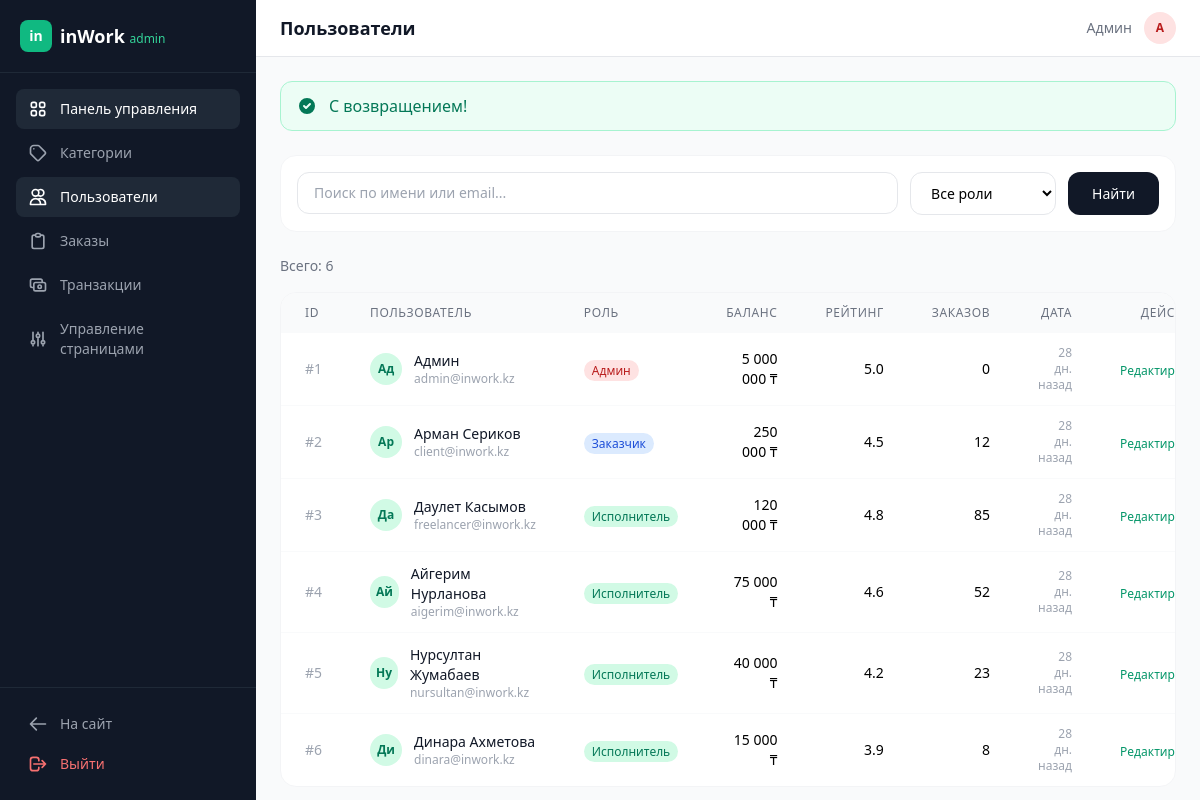
Screenshot of /in-work/public/admin/users (signed in) with the database file from the repository.
### tables this page shows
CREATE TABLE users (
    id INT UNSIGNED AUTO_INCREMENT PRIMARY KEY,
    name VARCHAR(100) NOT NULL,
    email VARCHAR(191) NOT NULL UNIQUE,
    password VARCHAR(255) NOT NULL,
    role ENUM('client', 'freelancer', 'admin') NOT NULL DEFAULT 'freelancer',
    avatar VARCHAR(255) DEFAULT NULL,
    bio TEXT DEFAULT NULL,
    balance DECIMAL(12,2) NOT NULL DEFAULT 0.00,
    rating DECIMAL(3,2) NOT NULL DEFAULT 0.00,
    completed_orders INT UNSIGNED NOT NULL DEFAULT 0,
    created_at TIMESTAMP NOT NULL DEFAULT CURRENT_TIMESTAMP,
    updated_at TIMESTAMP NOT NULL DEFAULT CURRENT_TIMESTAMP ON UPDATE CURRENT_TIMESTAMP,
    INDEX idx_users_role (role),
    INDEX idx_users_rating (rating),
    INDEX idx_users_completed (completed_orders)
);

### views/admin/users.php (the view, shortened to what the rows shown need)
<?php $roleLabels = ['client' => 'Заказчик', 'freelancer' => 'Исполнитель', 'admin' => 'Админ']; ?>
<div class="bg-white rounded-2xl border border-gray-100 p-4 mb-6">
    <form method="GET" action="<?= url('admin/users') ?>" class="flex flex-col sm:flex-row gap-3">
        <div class="flex-1">
            <input type="text" name="search" value="<?= e($search) ?>" placeholder="Поиск по имени или email..."
                   class="w-full px-4 py-2.5 border border-gray-200 rounded-xl text-sm focus:ring-2 focus:ring-brand-500 focus:border-brand-500 outline-none transition">
        </div>
        <select name="role" class="px-4 py-2.5 border border-gray-200 rounded-xl text-sm outline-none bg-white">
            <option value="">Все роли</option>
        </select>
        <button type="submit" class="px-6 py-2.5 bg-gray-900 text-white text-sm font-medium rounded-xl hover:bg-gray-800 transition">Найти</button>
    </form>
</div>
<div class="text-sm text-gray-500 mb-4">Всего: <?= $pagination['total'] ?></div>
<div class="bg-white rounded-2xl border border-gray-100 overflow-hidden">
    <div class="overflow-x-auto">
        <table class="w-full">
            <thead>
                <tr class="text-left text-xs text-gray-500 uppercase tracking-wider bg-gray-50">
                    <th class="px-6 py-3 font-medium">ID</th>
                    <th class="px-6 py-3 font-medium">Пользователь</th>
                    <th class="px-6 py-3 font-medium">Роль</th>
                    <th class="px-6 py-3 font-medium text-right">Баланс</th>
                    <th class="px-6 py-3 font-medium text-right">Рейтинг</th>
                    <th class="px-6 py-3 font-medium text-right">Заказов</th>
                    <th class="px-6 py-3 font-medium text-right">Дата</th>
                    <th class="px-6 py-3 font-medium text-right">Действия</th>
                </tr>
            </thead>
            <tbody class="divide-y divide-gray-50">
                <?php foreach ($users as $u): ?>
                    <tr class="hover:bg-gray-50/50 transition">
                        <td class="px-6 py-3 text-sm text-gray-400">#<?= $u['id'] ?></td>
                        <td class="px-6 py-3">
                            <div class="flex items-center gap-3">
                                <div class="w-8 h-8 bg-brand-100 text-brand-700 rounded-full flex items-center justify-center text-xs font-bold"><?= strtoupper(mb_substr($u['name'], 0, 2)) ?></div>
                                <div>
                                    <div class="text-sm font-medium text-gray-900"><?= e($u['name']) ?></div>
                                    <div class="text-xs text-gray-400"><?= e($u['email']) ?></div>
                                </div>
                            </div>
                        </td>
                        <td class="px-6 py-3">
                            <span class="text-xs px-2 py-0.5 rounded-full <?php
                                echo match($u['role']) { 'admin' => 'bg-red-100 text-red-700', 'client' => 'bg-blue-100 text-blue-700', default => 'bg-emerald-100 text-emerald-700' };
                            ?>"><?= $roleLabels[$u['role']] ?? $u['role'] ?></span>
                        </td>
                        <td class="px-6 py-3 text-sm text-right font-medium"><?= format_money((float)$u['balance']) ?></td>
                        <td class="px-6 py-3 text-sm text-right"><?= number_format((float)$u['rating'], 1) ?></td>
                        <td class="px-6 py-3 text-sm text-right"><?= $u['completed_orders'] ?></td>
                        <td class="px-6 py-3 text-xs text-right text-gray-400"><?= time_ago($u['created_at']) ?></td>
                        <td class="px-6 py-3 text-right">
                            <a href="<?= url("admin/users/{$u['id']}") ?>" class="text-xs text-brand-600 hover:text-brand-700 font-medium">Редактировать</a>
                        </td>
                    </tr>
                <?php endforeach; ?>
            </tbody>
        </table>
    </div>
</div>

### core/Router.php (shortened to what the rows shown need)
<?php
class Router
{
    private array $routes = [];
    private array $middlewares = [];
    public function group(array $middleware, callable $callback): void
    {
        $previousMiddlewares = $this->middlewares;
        $this->middlewares = array_merge($this->middlewares, $middleware);
        $this->middlewares = $previousMiddlewares;
    }
    private function addRoute(string $method, string $path, array $action, array $middleware = []): self
    {
        $pattern = $this->convertToRegex($path);
        $this->routes[] = [
            'method'     => $method,
            'path'       => $path,
            'pattern'    => $pattern,
            'controller' => $action[0],
            'action'     => $action[1],
            'middleware'  => array_merge($this->middlewares, $middleware),
        ];
        return $this;
    }
    private function convertToRegex(string $path): string
    {
        $pattern = preg_replace('/\{([a-zA-Z_]+)\}/', '(?P<$1>[^/]+)', $path);
        return '#^' . $pattern . '$#';
    }
    public function resolve(string $method, string $uri): void
    {
        $uri = parse_url($uri, PHP_URL_PATH);
        $uri = rtrim($uri, '/') ?: '/';
        foreach ($this->routes as $route) {
            if ($route['method'] !== $method) {
                continue;
            }
            if (preg_match($route['pattern'], $uri, $matches)) {
                $params = array_filter($matches, 'is_string', ARRAY_FILTER_USE_KEY);
                $controller = new $route['controller']();
                $actionMethod = $route['action'];
                call_user_func_array([$controller, $actionMethod], array_values($params));
                return;
            }
        }
    }
}

### views/admin/layout.php (shortened to what the rows shown need)
<!DOCTYPE html>
<html lang="ru" class="h-full">
<head>
    <script src="https://cdn.tailwindcss.com"></script>
    <link rel="stylesheet" href="<?= asset('css/app.css') ?>">
</head>
<body class="h-full bg-gray-50">
<div class="flex h-full">
    <aside class="hidden lg:flex lg:flex-col w-64 bg-gray-900 text-white flex-shrink-0">
        <div class="p-5 border-b border-gray-800">
            <a href="<?= url('admin') ?>" class="flex items-center gap-2">
                <div class="w-8 h-8 bg-brand-500 rounded-lg flex items-center justify-center">
                    <span class="text-white font-bold text-sm">in</span>
                </div>
                <span class="text-lg font-bold">inWork <span class="text-brand-400 text-xs font-normal">admin</span></span>
            </a>
        </div>
        <nav class="flex-1 p-4 space-y-1">
            <?php
            $currentPath = parse_url($_SERVER['REQUEST_URI'], PHP_URL_PATH);
            $navItems = [
                ['url' => 'admin', 'label' => 'Панель управления', 'icon' => 'M4 6a2 2 0 012-2h2a2 2 0 012 2v2a2 2 0 01-2 2H6a2 2 0 01-2-2V6zm10 0a2 2 0 012-2h2a2 2 0 012 2v2a2 2 0 01-2 2h-2a2 2 0 01-2-2V6zM4 16a2 2 0 012-2h2a2 2 0 012 2v2a2 2 0 01-2 2H6a2 2 0 01-2-2v-2zm10 0a2 2 0 012-2h2a2 2 0 012 2v2a2 2 0 01-2 2h-2a2 2 0 01-2-2v-2z'],
                ['url' => 'admin/categories', 'label' => 'Категории', 'icon' => 'M7 7h.01M7 3h5c.512 0 1.024.195 1.414.586l7 7a2 2 0 010 2.828l-7 7a2 2 0 01-2.828 0l-7-7A1.994 1.994 0 013 12V7a4 4 0 014-4z'],
                ['url' => 'admin/users', 'label' => 'Пользователи', 'icon' => 'M12 4.354a4 4 0 110 5.292M15 21H3v-1a6 6 0 0112 0v1zm0 0h6v-1a6 6 0 00-9-5.197M13 7a4 4 0 11-8 0 4 4 0 018 0z'],
                ['url' => 'admin/orders', 'label' => 'Заказы', 'icon' => 'M9 5H7a2 2 0 00-2 2v12a2 2 0 002 2h10a2 2 0 002-2V7a2 2 0 00-2-2h-2M9 5a2 2 0 002 2h2a2 2 0 002-2M9 5a2 2 0 012-2h2a2 2 0 012 2'],
                ['url' => 'admin/transactions', 'label' => 'Транзакции', 'icon' => 'M17 9V7a2 2 0 00-2-2H5a2 2 0 00-2 2v6a2 2 0 002 2h2m2 4h10a2 2 0 002-2v-6a2 2 0 00-2-2H9a2 2 0 00-2 2v6a2 2 0 002 2zm7-5a2 2 0 11-4 0 2 2 0 014 0z'],
                ['url' => 'admin/pages', 'label' => 'Управление страницами', 'icon' => 'M12 6V4m0 2a2 2 0 100 4m0-4a2 2 0 110 4m-6 8a2 2 0 100-4m0 4a2 2 0 110-4m0 4v2m0-6V4m6 6v10m6-2a2 2 0 100-4m0 4a2 2 0 110-4m0 4v2m0-6V4'],
            ];
            foreach ($navItems as $item):
                $isActive = strpos($currentPath, $item['url']) !== false;
            ?>
                <a href="<?= url($item['url']) ?>" class="flex items-center gap-3 px-3 py-2.5 rounded-lg text-sm font-medium transition <?= $isActive ? 'bg-gray-800 text-white' : 'text-gray-400 hover:text-white hover:bg-gray-800/50' ?>">
                    <svg class="w-5 h-5 flex-shrink-0" fill="none" stroke="currentColor" viewBox="0 0 24 24"><path stroke-linecap="round" stroke-linejoin="round" stroke-width="2" d="<?= $item['icon'] ?>"/></svg>
                    <?= $item['label'] ?>
                </a>
            <?php endforeach; ?>
        </nav>
        <div class="p-4 border-t border-gray-800">
            <a href="<?= url('/') ?>" class="flex items-center gap-3 px-3 py-2.5 rounded-lg text-sm text-gray-400 hover:text-white hover:bg-gray-800/50 transition">
                <svg class="w-5 h-5" fill="none" stroke="currentColor" viewBox="0 0 24 24"><path stroke-linecap="round" stroke-linejoin="round" stroke-width="2" d="M10 19l-7-7m0 0l7-7m-7 7h18"/></svg>
                На сайт
            </a>
            <a href="<?= url('logout') ?>" class="flex items-center gap-3 px-3 py-2.5 rounded-lg text-sm text-red-400 hover:text-red-300 hover:bg-gray-800/50 transition">
                <svg class="w-5 h-5" fill="none" stroke="currentColor" viewBox="0 0 24 24"><path stroke-linecap="round" stroke-linejoin="round" stroke-width="2" d="M17 16l4-4m0 0l-4-4m4 4H7m6 4v1a3 3 0 01-3 3H6a3 3 0 01-3-3V7a3 3 0 013-3h4a3 3 0 013 3v1"/></svg>
                Выйти
            </a>
        </div>
    </aside>
    <div class="flex-1 flex flex-col overflow-hidden">
        <header class="bg-white border-b border-gray-200 px-6 py-3 flex items-center justify-between">
            <h1 class="text-lg font-semibold text-gray-900"><?= e($title ?? '') ?></h1>
            <div class="flex items-center gap-3">
                <span class="text-sm text-gray-500"><?= e(current_user()['name'] ?? '') ?></span>
                <div class="w-8 h-8 bg-red-100 text-red-700 rounded-full flex items-center justify-center text-xs font-bold">A</div>
            </div>
        </header>
        <main class="flex-1 overflow-y-auto p-6">
            <?php $flashSuccess = flash('success'); $flashError = flash('error'); ?>
            <?php if ($flashSuccess): ?>
                <div class="bg-emerald-50 border border-emerald-200 text-emerald-700 px-4 py-3 rounded-xl mb-6 flex items-center gap-3">
                    <svg class="w-5 h-5 flex-shrink-0" fill="currentColor" viewBox="0 0 20 20"><path fill-rule="evenodd" d="M10 18a8 8 0 100-16 8 8 0 000 16zm3.707-9.293a1 1 0 00-1.414-1.414L9 10.586 7.707 9.293a1 1 0 00-1.414 1.414l2 2a1 1 0 001.414 0l4-4z" clip-rule="evenodd"/></svg>
                    <?= e($flashSuccess) ?>
                </div>
            <?php endif; ?>
            <?= $content ?>
        </main>
    </div>
</div>
</body>
</html>

### rows the page displays
users: name "Админ", id "1", name "Ад", email "admin@inwork.kz", role "Админ", balance "5 000 000 ₸", rating "5.0", completed_orders "0", created_at "28 дн. назад"
users: id "2", name "Ар", name "Арман Сериков", email "client@inwork.kz", role "Заказчик", balance "250 000 ₸", rating "4.5", completed_orders "12", created_at "28 дн. назад"
users: id "3", name "Да", name "Даулет Касымов", email "freelancer@inwork.kz", role "Исполнитель", balance "120 000 ₸", rating "4.8", completed_orders "85", created_at "28 дн. назад"
users: id "4", name "Ай", name "Айгерим Нурланова", email "aigerim@inwork.kz", role "Исполнитель", balance "75 000 ₸", rating "4.6", completed_orders "52", created_at "28 дн. назад"
users: id "5", name "Ну", name "Нурсултан Жумабаев", email "nursultan@inwork.kz", role "Исполнитель", balance "40 000 ₸", rating "4.2", completed_orders "23", created_at "28 дн. назад"
users: id "6", name "Ди", name "Динара Ахметова", email "dinara@inwork.kz", role "Исполнитель", balance "15 000 ₸", rating "3.9", completed_orders "8", created_at "28 дн. назад"

### other values shown
$item['label'] "Панель управления"
$item['label'] "Категории"
$item['label'] "Пользователи"
$item['label'] "Заказы"
$item['label'] "Транзакции"
$item['label'] "Управление страницами"
